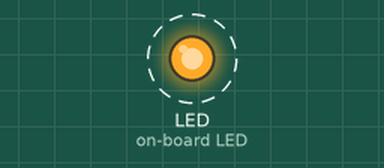
The program below on a simulated CircuitPython board. On the bench: output pins drawn as LEDs (lit = HIGH). Dashed ring = blinking. What the program prints to the serial console is not drawn.

Above: at 0.2 s.
Timing chart, 0 to 3.0 s (numbered marks = the images above):
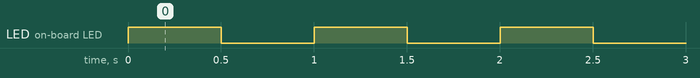

The program:

code.py
```python
import pykit_explorer
from digital_io import DigitalOutput
led = DigitalOutput(board.LED)
while True:
    print ("Hello, World!")
    led.value = True
    time.sleep(0.5)
    led.value = False
    time.sleep(0.5)
```

pykit_explorer.py
```python
import sys, time, board, builtins
sys.path.append("/API")

builtins.time = time
builtins.board = board
```

Measured:
- by itself, LED (on-board LED): alternates HIGH for 0.50 s and LOW for 0.50 s
